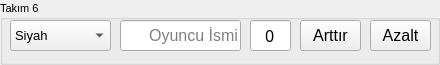
     <widget class="QGroupBox" name="teamArea_6">
      <property name="minimumSize">
       <size>
        <width>440</width>
        <height>65</height>
       </size>
      </property>
      <property name="maximumSize">
       <size>
        <width>440</width>
        <height>65</height>
       </size>
      </property>
      <property name="baseSize">
       <size>
        <width>440</width>
        <height>65</height>
       </size>
      </property>
      <property name="font">
       <font>
        <pointsize>8</pointsize>
       </font>
      </property>
      <property name="title">
       <string>Takım 6</string>
      </property>
      <property name="alignment">
       <set>Qt::AlignJustify|Qt::AlignVCenter</set>
      </property>
      <widget class="QComboBox" name="colorPicker_6">
       <property name="geometry">
        <rect>
         <x>10</x>
         <y>20</y>
         <width>101</width>
         <height>31</height>
        </rect>
       </property>
       <property name="font">
        <font>
         <pointsize>10</pointsize>
        </font>
       </property>
       <item>
        <property name="text">
         <string>Siyah</string>
        </property>
       </item>
       <item>
        <property name="text">
         <string>Gri</string>
        </property>
       </item>
       <item>
        <property name="text">
         <string>Beyaz</string>
        </property>
       </item>
       <item>
        <property name="text">
         <string>Mavi</string>
        </property>
       </item>
       <item>
        <property name="text">
         <string>Turkuaz</string>
        </property>
       </item>
       <item>
        <property name="text">
         <string>Kırmızı</string>
        </property>
       </item>
       <item>
        <property name="text">
         <string>Turuncu</string>
        </property>
       </item>
       <item>
        <property name="text">
         <string>Sarı</string>
        </property>
       </item>
       <item>
        <property name="text">
         <string>Yeşil (Açık)</string>
        </property>
       </item>
       <item>
        <property name="text">
         <string>Yeşil (Koyu)</string>
        </property>
       </item>
       <item>
        <property name="text">
         <string>Mor</string>
        </property>
       </item>
       <item>
        <property name="text">
         <string>Pembe</string>
        </property>
       </item>
       <item>
        <property name="text">
         <string>Kahverengi</string>
        </property>
       </item>
      </widget>
      <widget class="QLineEdit" name="teamScore_6">
       <property name="geometry">
        <rect>
         <x>250</x>
         <y>20</y>
         <width>41</width>
         <height>31</height>
        </rect>
       </property>
       <property name="font">
        <font>
         <family>Poppins</family>
         <pointsize>12</pointsize>
        </font>
       </property>
       <property name="text">
        <string>0</string>
       </property>
       <property name="alignment">
        <set>Qt::AlignCenter</set>
       </property>
      </widget>
      <widget class="QPushButton" name="incBt_6">
       <property name="geometry">
        <rect>
         <x>300</x>
         <y>20</y>
         <width>61</width>
         <height>31</height>
        </rect>
       </property>
       <property name="font">
        <font>
         <pointsize>12</pointsize>
        </font>
       </property>
       <property name="text">
        <string>Arttır</string>
       </property>
       <property name="iconSize">
        <size>
         <width>16</width>
         <height>16</height>
        </size>
       </property>
      </widget>
      <widget class="QPushButton" name="decBt_6">
       <property name="geometry">
        <rect>
         <x>370</x>
         <y>20</y>
         <width>61</width>
         <height>31</height>
        </rect>
       </property>
       <property name="font">
        <font>
         <pointsize>12</pointsize>
        </font>
       </property>
       <property name="text">
        <string>Azalt</string>
       </property>
       <property name="iconSize">
        <size>
         <width>16</width>
         <height>16</height>
        </size>
       </property>
      </widget>
      <widget class="QLineEdit" name="teamName_6">
       <property name="geometry">
        <rect>
         <x>120</x>
         <y>20</y>
         <width>121</width>
         <height>31</height>
        </rect>
       </property>
       <property name="font">
        <font>
         <pointsize>12</pointsize>
        </font>
       </property>
       <property name="alignment">
        <set>Qt::AlignRight|Qt::AlignTrailing|Qt::AlignVCenter</set>
       </property>
       <property name="placeholderText">
        <string>Oyuncu İsmi</string>
       </property>
      </widget>
     </widget>
